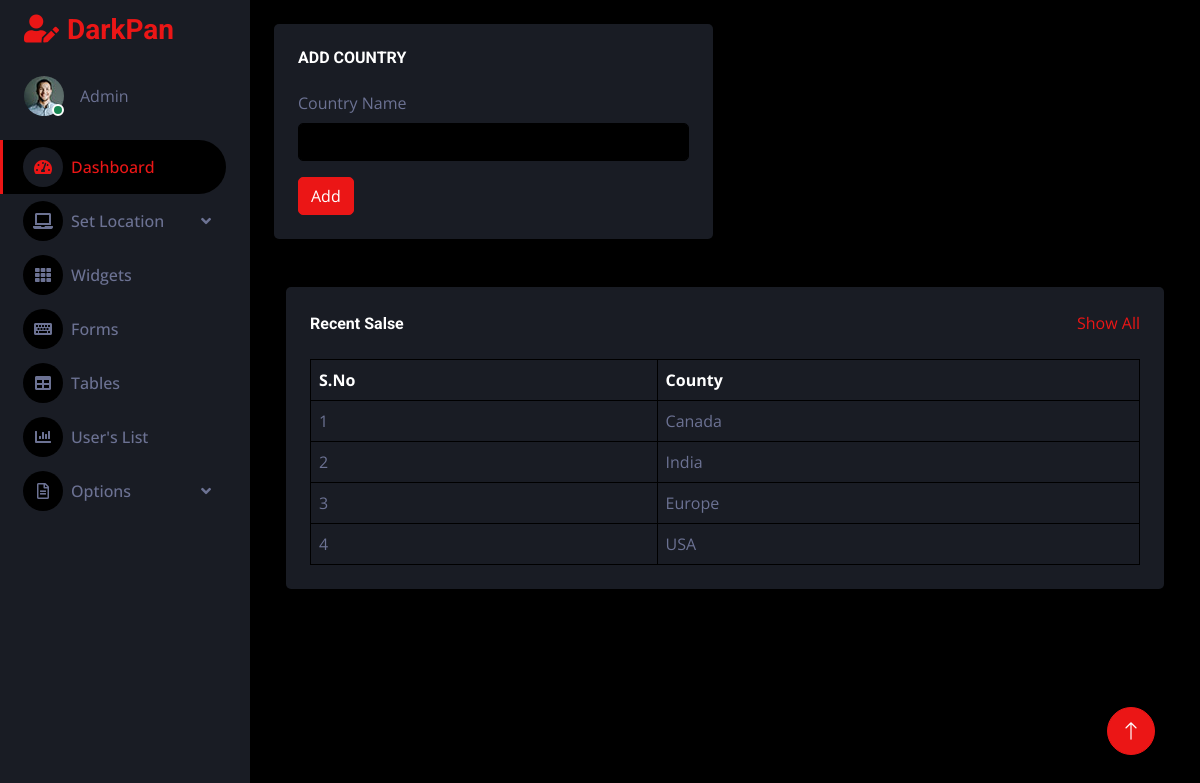
Screenshot of /admin-app/country/ with the database file from the repository.
### Supplier/models.py (models this page shows, shortened)
class Country(models.Model):
    country = models.CharField(max_length=200)

### MyAdmin/views.py (the view, shortened to what this page needs)
# urls.py: path('country/', views.add_country, name='country'),
def add_country(request):
    data = Country.objects.all()
    return render(request, "admin/country.html", {'data':data})

### templates/admin/country.html (shortened to what this page needs)
{% extends 'admin/dashboard.html' %}
     {% block content %}
            <div class="content">
            <div class="container-fluid pt-4 px-4">
                <div class="row g-4">
                    <div class="col-sm-12 col-xl-6">
                        <div class="bg-secondary rounded h-100 p-4">
                            <h6 class="mb-4">ADD COUNTRY</h6>
                            <form method="post">
                                <div class="mb-3">
                                    <label for="exampleInputEmail1" class="form-label">Country Name</label>
                                    <input type="text" class="form-control" id="exampleInputEmail1" name="name" aria-describedby="emailHelp">
                                </div>
                                <button type="submit" class="btn btn-primary">Add</button>
                            </form>
                        </div>
                    </div>
            <div class="container-fluid pt-4 px-4">
                <div class="bg-secondary text-center rounded p-4">
                    <div class="d-flex align-items-center justify-content-between mb-4">
                        <h6 class="mb-0">Recent Salse</h6>
                        <a href="">Show All</a>
                    </div>
                    <div class="table-responsive">
                        <table class="table text-start align-middle table-bordered table-hover mb-0">
                            <thead>
                                <tr class="text-white">
                                    <th scope="col">S.No</th>
                                    <th scope="col">County</th>
                                </tr>
                            </thead>
                            <tbody>
                                {% for name in data%}
                                <tr>
                                    <td>{{forloop.counter}}</td>
                                    <td>{{ name.country }}</td>
                                </tr>
                               {% endfor %}
                            </tbody>
                        </table>
                    </div>
                </div>
            </div>
                </div>
            </div>
        </div>
{% endblock content %}

### static/css/style.css (style rules this page uses)
:root { --primary: #EB1616; --secondary: #191C24; --light: #6C7293; --dark: #000000; }
.btn { transition: .5s; }
.content { margin-left: 250px; min-height: 100vh; background: var(--dark); transition: 0.5s; }
@media (min-width: 992px) { .content { width: calc(100% - 250px); } }

### rows the page displays
Country: country "Canada"
Country: country "India"
Country: country "Europe"
Country: country "USA"
